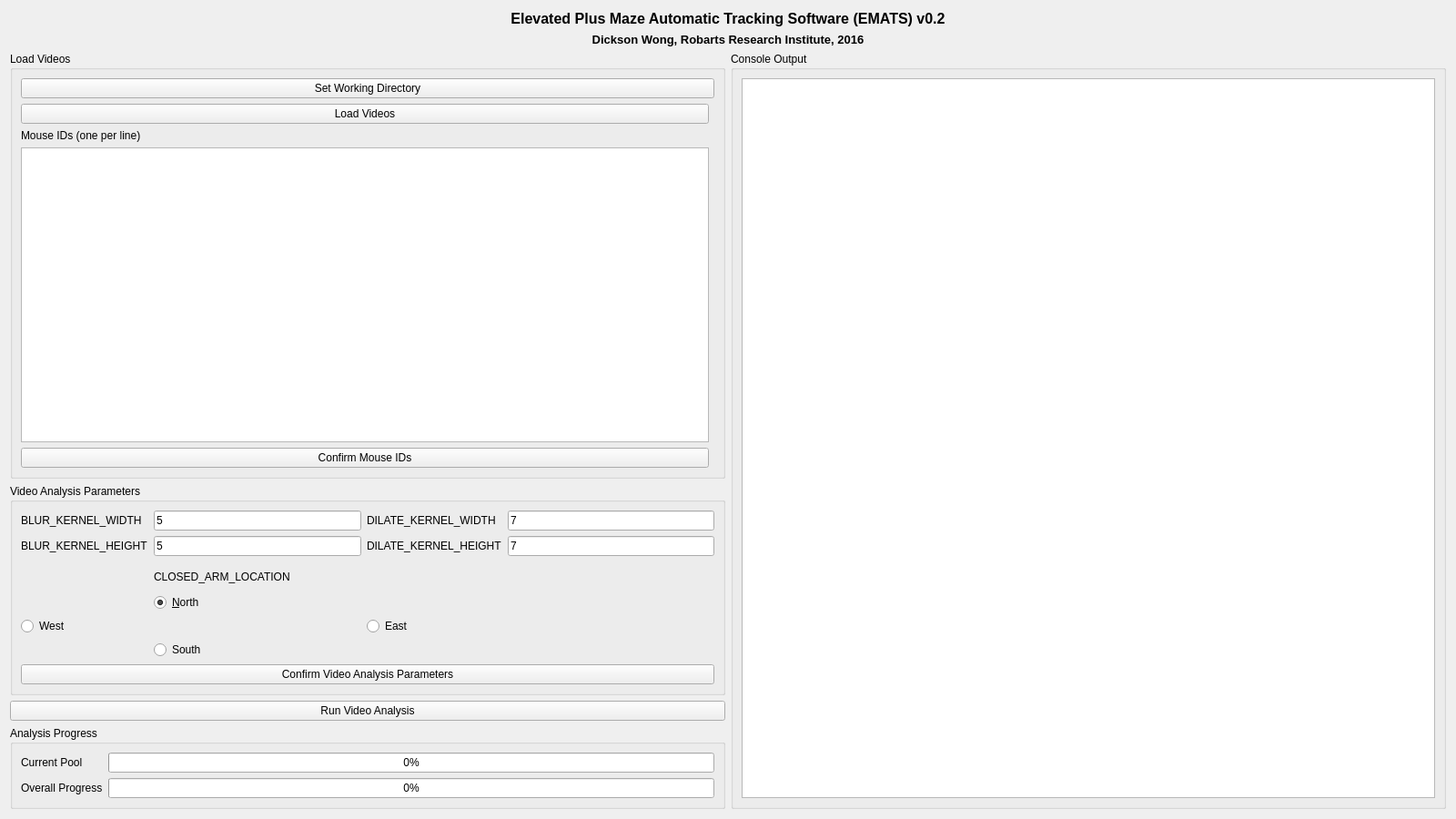
<?xml version="1.0" encoding="UTF-8"?>
<ui version="4.0">
 <class>mainWindow</class>
 <widget class="QWidget" name="mainWindow">
  <property name="enabled">
   <bool>true</bool>
  </property>
  <property name="geometry">
   <rect>
    <x>0</x>
    <y>0</y>
    <width>1600</width>
    <height>900</height>
   </rect>
  </property>
  <property name="windowTitle">
   <string>EMATS v0.2</string>
  </property>
  <layout class="QGridLayout" name="gridLayout_8">
   <item row="2" column="0">
    <widget class="QGroupBox" name="groupBox">
     <property name="minimumSize">
      <size>
       <width>400</width>
       <height>0</height>
      </size>
     </property>
     <property name="title">
      <string>Load Videos</string>
     </property>
     <layout class="QGridLayout" name="gridLayout">
      <item row="1" column="0">
       <widget class="QPushButton" name="loadVideosButton">
        <property name="text">
         <string>Load Videos</string>
        </property>
       </widget>
      </item>
      <item row="0" column="0" colspan="2">
       <widget class="QPushButton" name="setWorkingDirectoryButton">
        <property name="text">
         <string>Set Working Directory</string>
        </property>
       </widget>
      </item>
      <item row="2" column="0">
       <widget class="QLabel" name="label">
        <property name="text">
         <string>Mouse IDs (one per line)</string>
        </property>
       </widget>
      </item>
      <item row="3" column="0">
       <widget class="QPlainTextEdit" name="mouseIDsTextEdit"/>
      </item>
      <item row="4" column="0">
       <widget class="QPushButton" name="confirmMiceButton">
        <property name="text">
         <string>Confirm Mouse IDs</string>
        </property>
       </widget>
      </item>
     </layout>
    </widget>
   </item>
   <item row="1" column="0" colspan="2">
    <widget class="QLabel" name="authorLabel">
     <property name="sizePolicy">
      <sizepolicy hsizetype="Ignored" vsizetype="Fixed">
       <horstretch>0</horstretch>
       <verstretch>0</verstretch>
      </sizepolicy>
     </property>
     <property name="font">
      <font>
       <pointsize>10</pointsize>
       <weight>75</weight>
       <bold>true</bold>
      </font>
     </property>
     <property name="text">
      <string>&lt;html&gt;&lt;head/&gt;&lt;body&gt;&lt;p align=&quot;center&quot;&gt;Dickson Wong, Robarts Research Institute, 2016&lt;/p&gt;&lt;/body&gt;&lt;/html&gt;</string>
     </property>
    </widget>
   </item>
   <item row="0" column="0" colspan="2">
    <widget class="QLabel" name="titleLabel">
     <property name="sizePolicy">
      <sizepolicy hsizetype="Ignored" vsizetype="Fixed">
       <horstretch>0</horstretch>
       <verstretch>0</verstretch>
      </sizepolicy>
     </property>
     <property name="font">
      <font>
       <pointsize>12</pointsize>
       <weight>75</weight>
       <bold>true</bold>
      </font>
     </property>
     <property name="text">
      <string>&lt;html&gt;&lt;head/&gt;&lt;body&gt;&lt;p align=&quot;center&quot;&gt;Elevated Plus Maze Automatic Tracking Software (EMATS) v0.2&lt;/p&gt;&lt;/body&gt;&lt;/html&gt;</string>
     </property>
    </widget>
   </item>
   <item row="3" column="0">
    <widget class="QGroupBox" name="groupBox_2">
     <property name="title">
      <string>Video Analysis Parameters</string>
     </property>
     <layout class="QGridLayout" name="gridLayout_2">
      <item row="0" column="0">
       <widget class="QLabel" name="BLUR_KERNEL_WIDTH_label">
        <property name="text">
         <string>BLUR_KERNEL_WIDTH</string>
        </property>
       </widget>
      </item>
      <item row="4" column="1">
       <spacer name="verticalSpacer_2">
        <property name="orientation">
         <enum>Qt::Vertical</enum>
        </property>
        <property name="sizeType">
         <enum>QSizePolicy::Fixed</enum>
        </property>
        <property name="sizeHint" stdset="0">
         <size>
          <width>20</width>
          <height>5</height>
         </size>
        </property>
       </spacer>
      </item>
      <item row="1" column="2">
       <widget class="QLabel" name="DILATE_KERNEL_HEIGHT_label">
        <property name="text">
         <string>DILATE_KERNEL_HEIGHT</string>
        </property>
       </widget>
      </item>
      <item row="1" column="3">
       <widget class="QLineEdit" name="DILATE_KERNEL_HEIGHT_lineEdit">
        <property name="text">
         <string>7</string>
        </property>
       </widget>
      </item>
      <item row="1" column="0">
       <widget class="QLabel" name="BLUR_KERNEL_HEIGHT_label">
        <property name="text">
         <string>BLUR_KERNEL_HEIGHT</string>
        </property>
       </widget>
      </item>
      <item row="9" column="0">
       <widget class="QRadioButton" name="westRadioButton">
        <property name="text">
         <string>West</string>
        </property>
        <attribute name="buttonGroup">
         <string notr="true">CLOSED_ARM_LOCATION_buttonGroup</string>
        </attribute>
       </widget>
      </item>
      <item row="0" column="1">
       <widget class="QLineEdit" name="BLUR_KERNEL_WIDTH_lineEdit">
        <property name="text">
         <string>5</string>
        </property>
       </widget>
      </item>
      <item row="0" column="2">
       <widget class="QLabel" name="DILATE_KERNEL_WIDTH_label">
        <property name="text">
         <string>DILATE_KERNEL_WIDTH</string>
        </property>
       </widget>
      </item>
      <item row="1" column="1">
       <widget class="QLineEdit" name="BLUR_KERNEL_HEIGHT_lineEdit">
        <property name="text">
         <string>5</string>
        </property>
       </widget>
      </item>
      <item row="10" column="1">
       <widget class="QRadioButton" name="southRadioButton">
        <property name="text">
         <string>South</string>
        </property>
        <attribute name="buttonGroup">
         <string notr="true">CLOSED_ARM_LOCATION_buttonGroup</string>
        </attribute>
       </widget>
      </item>
      <item row="0" column="3">
       <widget class="QLineEdit" name="DILATE_KERNEL_WIDTH_lineEdit">
        <property name="text">
         <string>7</string>
        </property>
       </widget>
      </item>
      <item row="2" column="1">
       <spacer name="verticalSpacer">
        <property name="orientation">
         <enum>Qt::Vertical</enum>
        </property>
        <property name="sizeType">
         <enum>QSizePolicy::Fixed</enum>
        </property>
        <property name="sizeHint" stdset="0">
         <size>
          <width>20</width>
          <height>10</height>
         </size>
        </property>
       </spacer>
      </item>
      <item row="3" column="1">
       <widget class="QLabel" name="CLOSED_ARM_LOCATION_label">
        <property name="text">
         <string>CLOSED_ARM_LOCATION</string>
        </property>
       </widget>
      </item>
      <item row="7" column="1">
       <widget class="QRadioButton" name="northRadioButton">
        <property name="text">
         <string>&amp;North</string>
        </property>
        <property name="checked">
         <bool>true</bool>
        </property>
        <attribute name="buttonGroup">
         <string notr="true">CLOSED_ARM_LOCATION_buttonGroup</string>
        </attribute>
       </widget>
      </item>
      <item row="9" column="2">
       <widget class="QRadioButton" name="eastRadioButton">
        <property name="text">
         <string>East</string>
        </property>
        <attribute name="buttonGroup">
         <string notr="true">CLOSED_ARM_LOCATION_buttonGroup</string>
        </attribute>
       </widget>
      </item>
      <item row="11" column="0" colspan="4">
       <widget class="QPushButton" name="confirmParametersButton">
        <property name="text">
         <string>Confirm Video Analysis Parameters</string>
        </property>
       </widget>
      </item>
     </layout>
    </widget>
   </item>
   <item row="4" column="0">
    <widget class="QPushButton" name="runVideoAnalysisButton">
     <property name="text">
      <string>Run Video Analysis</string>
     </property>
    </widget>
   </item>
   <item row="5" column="0">
    <widget class="QGroupBox" name="groupBox_3">
     <property name="title">
      <string>Analysis Progress</string>
     </property>
     <layout class="QGridLayout" name="gridLayout_3">
      <item row="1" column="1">
       <widget class="QProgressBar" name="currentPoolProgressBar">
        <property name="value">
         <number>0</number>
        </property>
       </widget>
      </item>
      <item row="1" column="0">
       <widget class="QLabel" name="currentPoolProgressBar_label">
        <property name="text">
         <string>Current Pool</string>
        </property>
       </widget>
      </item>
      <item row="2" column="0">
       <widget class="QLabel" name="overallProgressBar_label">
        <property name="text">
         <string>Overall Progress</string>
        </property>
       </widget>
      </item>
      <item row="2" column="1">
       <widget class="QProgressBar" name="overallProgressBar">
        <property name="value">
         <number>0</number>
        </property>
       </widget>
      </item>
     </layout>
    </widget>
   </item>
   <item row="2" column="1" rowspan="4">
    <widget class="QGroupBox" name="groupBox_4">
     <property name="title">
      <string>Console Output</string>
     </property>
     <layout class="QVBoxLayout" name="verticalLayout_2">
      <item>
       <widget class="QTextBrowser" name="consoleOutputText">
        <property name="font">
         <font>
          <family>Monospace</family>
         </font>
        </property>
        <property name="lineWrapMode">
         <enum>QTextEdit::NoWrap</enum>
        </property>
       </widget>
      </item>
     </layout>
    </widget>
   </item>
  </layout>
 </widget>
 <tabstops>
  <tabstop>setWorkingDirectoryButton</tabstop>
  <tabstop>loadVideosButton</tabstop>
  <tabstop>mouseIDsTextEdit</tabstop>
  <tabstop>confirmMiceButton</tabstop>
  <tabstop>BLUR_KERNEL_WIDTH_lineEdit</tabstop>
  <tabstop>BLUR_KERNEL_HEIGHT_lineEdit</tabstop>
  <tabstop>DILATE_KERNEL_WIDTH_lineEdit</tabstop>
  <tabstop>DILATE_KERNEL_HEIGHT_lineEdit</tabstop>
  <tabstop>northRadioButton</tabstop>
  <tabstop>westRadioButton</tabstop>
  <tabstop>eastRadioButton</tabstop>
  <tabstop>southRadioButton</tabstop>
  <tabstop>confirmParametersButton</tabstop>
  <tabstop>runVideoAnalysisButton</tabstop>
  <tabstop>consoleOutputText</tabstop>
 </tabstops>
 <resources/>
 <connections/>
 <buttongroups>
  <buttongroup name="CLOSED_ARM_LOCATION_buttonGroup"/>
 </buttongroups>
</ui>
